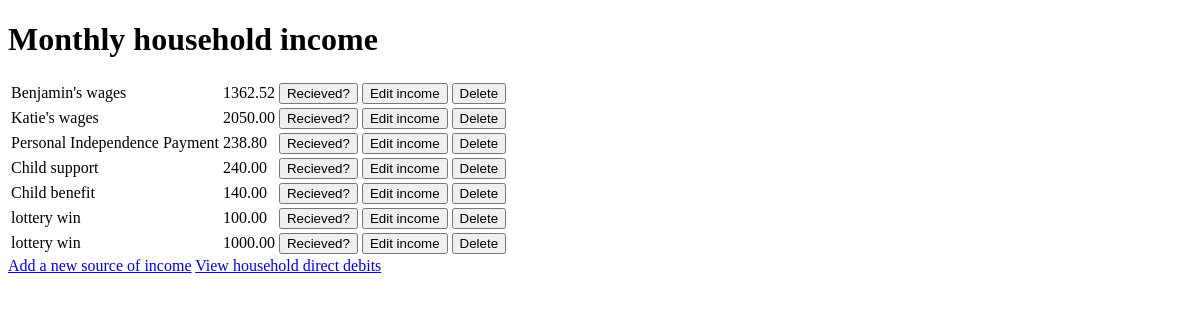
/monthly_income_list, run on an earlier commit of the app's database.
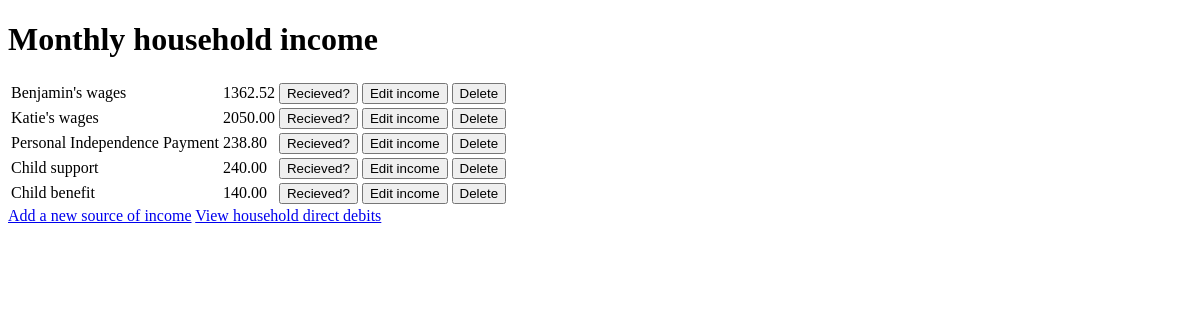
And on a later commit of the database.
### monthly_budget/models.py (models this page shows, shortened)
class Income(models.Model):
    income_stream = models.CharField(max_length=50, null=False, blank=False)
    income_amount = models.DecimalField(max_digits=6, decimal_places=2, null=False, blank=False)
    has_recieved = models.BooleanField(null=False, blank=False, default=True)

### monthly_budget/views.py (the view)
# urls.py: path('monthly_income_list', views.get_monthly_income_list, name='get_monthly_income_list'),
def get_monthly_income_list(request):
    incomes = Income.objects.all()
    context = {
        'incomes': incomes
    }
    return render(request, 'monthly_budget/monthly_income_list.html', context)

### monthly_budget/templates/monthly_budget/monthly_income_list.html (shortened to what this page needs)
<!DOCTYPE html>
<html lang="en">
<head>
</head>
<body>
    <h1>Monthly household income</h1>
    <table>
        {% for income in incomes %}
            <tr>
            {% if income.has_recieved %}
                <td>{{ income.income_stream }}</td>
                {% else %}
                <td><strike>{{ income.income_stream }}</strike></td>
                {% endif %}
                <td>{{ income.income_amount }}</td>
                <td>
                    <a href="/has_recieved/{{ income.id }}">
                        <button>Recieved?</button>
                    </a>
                </td>
                <td>
                    <a href="/edit_income/{{ income.id }}">
                        <button>Edit income</button>
                    </a>
                </td>
                <td>
                    <a href="/delete_income/{{ income.id }}">
                        <button>Delete</button>
                    </a>
                </td>
            </tr>
        {% empty %}
            <tr>
                <td>There is no household income.</td>
            </tr>
        {% endfor %}
    </table>
    <a href="/income">Add a new source of income</a>
    <a href="/monthly_budget_list">View household direct debits</a>
</body>
</html>

What changed in the data, as far as the page shows it:
removed Income: income_stream "lottery win", income_amount "100.00"
removed Income: income_stream "lottery win", income_amount "1000.00"
